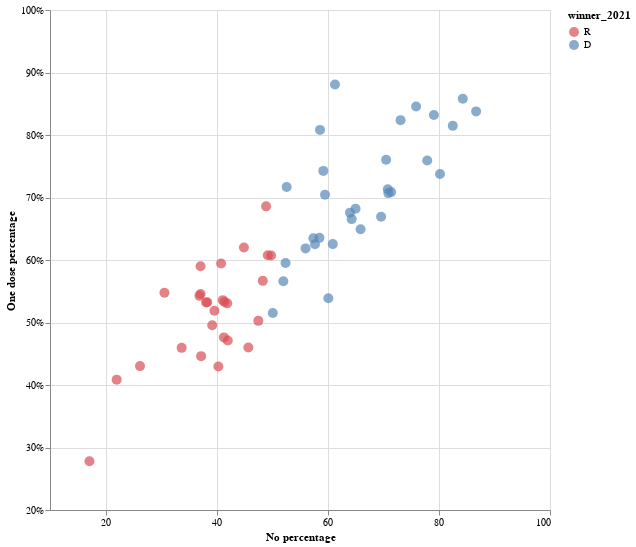

The notebook cell this image was saved under:
### Markdown cell above
---

### Code cell
domain = ["R", "D"]
range_ = ["#d94f54", "#5789b8"]

alt.Chart(merged).mark_circle(size=100).encode(
    x=alt.X(
        "no_percent",
        scale=alt.Scale(domain=[10, 100]),
        axis=alt.Axis(tickCount=6, title="No percentage"),
    ),
    y=alt.Y(
        "fully_vaccinated_percent",
        scale=alt.Scale(domain=[0.2, 1]),
        axis=alt.Axis(tickCount=6, title="One dose percentage", format="%"),
    ),
    #     size="population",
    color=alt.Color("winner_2021", scale=alt.Scale(domain=domain, range=range_)),
    #     tooltip=["county", "population"],
).properties(width=500, height=500)

### Figure 1 — Vega-Lite specification as saved in the notebook (floating-point values rounded to 4 significant figures)
{"config": {"view": {"continuousWidth": 400, "continuousHeight": 300}}, "data": {"name": "data-8a902afa9688fb7d7c3ad0065037ec32"}, "mark": {"type": "circle", "size": 100}, "encoding": {"color": {"type": "nominal", "field": "winner_2021", "scale": {"domain": ["R", "D"], "range": ["#d94f54", "#5789b8"]}}, "x": {"type": "quantitative", "axis": {"tickCount": 6, "title": "No percentage"}, "field": "no_percent", "scale": {"domain": [10, 100]}}, "y": {"type": "quantitative", "axis": {"format": "%", "tickCount": 6, "title": "One dose percentage"}, "field": "fully_vaccinated_percent", "scale": {"domain": [0.2, 1]}}}, "height": 500, "width": 500, "$schema": "https://vega.github.io/schema/vega-lite/v4.8.1.json", "datasets": {"data-8a902afa9688fb7d7c3ad0065037ec32": [{"county": "Alameda", "fips": "001", "no_percent": 82.5, "yes_percent": 17.5, "winner_2021": "D", "fully_vaccinated_percent": 0.8146, "population": 1644000.0}, {"county": "Alpine", "fips": "003", "no_percent": 60.9, "yes_percent": 39.1, "winner_2021": "D", "fully_vaccinated_percent": 0.6254, "population": 1148.0}, {"county": "Amador", "fips": "005", "no_percent": 36.9, "yes_percent": 63.1, "winner_2021": "R", "fully_vaccinated_percent": 0.5427, "population": 37830.0}, {"county": "Butte", "fips": "007", "no_percent": 47.5, "yes_percent": 52.5, "winner_2021": "R", "fully_vaccinated_percent": 0.5026, "population": 227100.0}, {"county": "Calaveras", "fips": "009", "no_percent": 38.3, "yes_percent": 61.7, "winner_2021": "R", "fully_vaccinated_percent": 0.5323, "population": 45240.0}, {"county": "Colusa", "fips": "011", "no_percent": 37.1, "yes_percent": 62.9, "winner_2021": "R", "fully_vaccinated_percent": 0.5901, "population": 21460.0}, {"county": "Contra Costa", "fips": "013", "no_percent": 73.1, "yes_percent": 26.9, "winner_2021": "D", "fully_vaccinated_percent": 0.8237, "population": 1133000.0}, {"county": "Del Norte", "fips": "015", "no_percent": 42.0, "yes_percent": 58.0, "winner_2021": "R", "fully_vaccinated_percent": 0.4712, "population": 27420.0}, {"county": "El Dorado", "fips": "017", "no_percent": 44.9, "yes_percent": 55.1, "winner_2021": "R", "fully_vaccinated_percent": 0.6201, "population": 186700.0}, {"county": "Fresno", "fips": "019", "no_percent": 49.8, "yes_percent": 50.2, "winner_2021": "R", "fully_vaccinated_percent": 0.6073, "population": 978100.0}, {"county": "Glenn", "fips": "021", "no_percent": 30.6, "yes_percent": 69.4, "winner_2021": "R", "fully_vaccinated_percent": 0.5475, "population": 27900.0}, {"county": "Humboldt", "fips": "023", "no_percent": 65.9, "yes_percent": 34.1, "winner_2021": "D", "fully_vaccinated_percent": 0.6492, "population": 135800.0}, {"county": "Imperial", "fips": "025", "no_percent": 61.3, "yes_percent": 38.7, "winner_2021": "D", "fully_vaccinated_percent": 0.8809, "population": 180200.0}, {"county": "Inyo", "fips": "027", "no_percent": 49.2, "yes_percent": 50.8, "winner_2021": "R", "fully_vaccinated_percent": 0.6075, "population": 18080.0}, {"county": "Kern", "fips": "029", "no_percent": 41.9, "yes_percent": 58.1, "winner_2021": "R", "fully_vaccinated_percent": 0.5306, "population": 883100.0}, {"county": "Kings", "fips": "031", "no_percent": 37.2, "yes_percent": 62.8, "winner_2021": "R", "fully_vaccinated_percent": 0.4462, "population": 150100.0}, {"county": "Lake", "fips": "033", "no_percent": 60.1, "yes_percent": 39.9, "winner_2021": "D", "fully_vaccinated_percent": 0.5388, "population": 64150.0}, {"county": "Lassen", "fips": "035", "no_percent": 17.1, "yes_percent": 82.9, "winner_2021": "R", "fully_vaccinated_percent": 0.2781, "population": 31180.0}, {"county": "Los Angeles", "fips": "037", "no_percent": 70.8, "yes_percent": 29.2, "winner_2021": "D", "fully_vaccinated_percent": 0.7132, "population": 10100000.0}, {"county": "Madera", "fips": "039", "no_percent": 41.1, "yes_percent": 58.9, "winner_2021": "R", "fully_vaccinated_percent": 0.5358, "population": 155000.0}, {"county": "Marin", "fips": "041", "no_percent": 84.3, "yes_percent": 15.7, "winner_2021": "D", "fully_vaccinated_percent": 0.8581, "population": 260300.0}, {"county": "Mariposa", "fips": "043", "no_percent": 40.3, "yes_percent": 59.7, "winner_2021": "R", "fully_vaccinated_percent": 0.4296, "population": 17540.0}, {"county": "Mendocino", "fips": "045", "no_percent": 69.6, "yes_percent": 30.4, "winner_2021": "D", "fully_vaccinated_percent": 0.6692, "population": 87420.0}, {"county": "Merced", "fips": "047", "no_percent": 50.1, "yes_percent": 49.9, "winner_2021": "D", "fully_vaccinated_percent": 0.5151, "population": 269100.0}, {"county": "Modoc", "fips": "049", "no_percent": 22.0, "yes_percent": 78.0, "winner_2021": "R", "fully_vaccinated_percent": 0.4086, "population": 8938.0}, {"county": "Mono", "fips": "051", "no_percent": 57.4, "yes_percent": 42.6, "winner_2021": "D", "fully_vaccinated_percent": 0.6349, "population": 14170.0}, {"county": "Monterey", "fips": "053", "no_percent": 70.9, "yes_percent": 29.1, "winner_2021": "D", "fully_vaccinated_percent": 0.707, "population": 433200.0}, {"county": "Napa", "fips": "055", "no_percent": 70.5, "yes_percent": 29.5, "winner_2021": "D", "fully_vaccinated_percent": 0.7605, "population": 140500.0}, {"county": "Nevada", "fips": "057", "no_percent": 57.7, "yes_percent": 42.3, "winner_2021": "D", "fully_vaccinated_percent": 0.6251, "population": 99090.0}, {"county": "Orange", "fips": "059", "no_percent": 52.6, "yes_percent": 47.4, "winner_2021": "D", "fully_vaccinated_percent": 0.7168, "population": 3164000.0}, {"county": "Placer", "fips": "061", "no_percent": 48.9, "yes_percent": 51.1, "winner_2021": "R", "fully_vaccinated_percent": 0.6858, "population": 380100.0}, {"county": "Plumas", "fips": "063", "no_percent": 37.1, "yes_percent": 62.9, "winner_2021": "R", "fully_vaccinated_percent": 0.5456, "population": 18700.0}, {"county": "Riverside", "fips": "065", "no_percent": 52.4, "yes_percent": 47.6, "winner_2021": "D", "fully_vaccinated_percent": 0.5951, "population": 2383000.0}, {"county": "Sacramento", "fips": "067", "no_percent": 64.0, "yes_percent": 36.0, "winner_2021": "D", "fully_vaccinated_percent": 0.6758, "population": 1510000.0}, {"county": "San Benito", "fips": "069", "no_percent": 59.2, "yes_percent": 40.8, "winner_2021": "D", "fully_vaccinated_percent": 0.7426, "population": 59420.0}, {"county": "San Bernardino", "fips": "071", "no_percent": 52.0, "yes_percent": 48.0, "winner_2021": "D", "fully_vaccinated_percent": 0.5659, "population": 2135000.0}, {"county": "San Diego", "fips": "073", "no_percent": 58.6, "yes_percent": 41.4, "winner_2021": "D", "fully_vaccinated_percent": 0.8082, "population": 3303000.0}, {"county": "San Francisco", "fips": "075", "no_percent": 86.7, "yes_percent": 13.3, "winner_2021": "D", "fully_vaccinated_percent": 0.8378, "population": 870000.0}, {"county": "San Joaquin", "fips": "077", "no_percent": 56.0, "yes_percent": 44.0, "winner_2021": "D", "fully_vaccinated_percent": 0.6186, "population": 732200.0}, {"county": "San Luis Obispo", "fips": "079", "no_percent": 58.5, "yes_percent": 41.5, "winner_2021": "D", "fully_vaccinated_percent": 0.6354, "population": 281500.0}, {"county": "San Mateo", "fips": "081", "no_percent": 79.1, "yes_percent": 20.9, "winner_2021": "D", "fully_vaccinated_percent": 0.8319, "population": 765900.0}, {"county": "Santa Barbara", "fips": "083", "no_percent": 65.0, "yes_percent": 35.0, "winner_2021": "D", "fully_vaccinated_percent": 0.6821, "population": 443700.0}, {"county": "Santa Clara", "fips": "085", "no_percent": 75.9, "yes_percent": 24.1, "winner_2021": "D", "fully_vaccinated_percent": 0.8457, "population": 1922000.0}, {"county": "Santa Cruz", "fips": "087", "no_percent": 80.2, "yes_percent": 19.8, "winner_2021": "D", "fully_vaccinated_percent": 0.7377, "population": 273800.0}, {"county": "Shasta", "fips": "089", "no_percent": 33.7, "yes_percent": 66.3, "winner_2021": "R", "fully_vaccinated_percent": 0.4594, "population": 179100.0}, {"county": "Sierra", "fips": "091", "no_percent": 38.1, "yes_percent": 61.9, "winner_2021": "R", "fully_vaccinated_percent": 0.5321, "population": 2930.0}, {"county": "Siskiyou", "fips": "093", "no_percent": 41.3, "yes_percent": 58.7, "winner_2021": "R", "fully_vaccinated_percent": 0.4762, "population": 43540.0}, {"county": "Solano", "fips": "095", "no_percent": 64.3, "yes_percent": 35.7, "winner_2021": "D", "fully_vaccinated_percent": 0.6654, "population": 438500.0}, {"county": "Sonoma", "fips": "097", "no_percent": 77.9, "yes_percent": 22.1, "winner_2021": "D", "fully_vaccinated_percent": 0.7591, "population": 501300.0}, {"county": "Stanislaus", "fips": "099", "no_percent": 48.3, "yes_percent": 51.7, "winner_2021": "R", "fully_vaccinated_percent": 0.5666, "population": 539300.0}, {"county": "Sutter", "fips": "101", "no_percent": 40.8, "yes_percent": 59.2, "winner_2021": "R", "fully_vaccinated_percent": 0.5943, "population": 95870.0}, {"county": "Tehama", "fips": "103", "no_percent": 26.2, "yes_percent": 73.8, "winner_2021": "R", "fully_vaccinated_percent": 0.4302, "population": 63370.0}, {"county": "Trinity", "fips": "105", "no_percent": 45.7, "yes_percent": 54.3, "winner_2021": "R", "fully_vaccinated_percent": 0.4599, "population": 12860.0}, {"county": "Tulare", "fips": "107", "no_percent": 41.4, "yes_percent": 58.6, "winner_2021": "R", "fully_vaccinated_percent": 0.5329, "population": 460500.0}, {"county": "Tuolumne", "fips": "109", "no_percent": 39.6, "yes_percent": 60.4, "winner_2021": "R", "fully_vaccinated_percent": 0.5189, "population": 53930.0}, {"county": "Ventura", "fips": "111", "no_percent": 59.5, "yes_percent": 40.5, "winner_2021": "D", "fully_vaccinated_percent": 0.7044, "population": 848100.0}, {"county": "Yolo", "fips": "113", "no_percent": 71.4, "yes_percent": 28.6, "winner_2021": "D", "fully_vaccinated_percent": 0.7086, "population": 215000.0}, {"county": "Yuba", "fips": "115", "no_percent": 39.2, "yes_percent": 60.8, "winner_2021": "R", "fully_vaccinated_percent": 0.4956, "population": 75490.0}]}}
